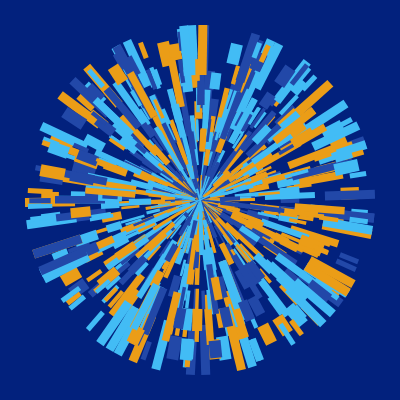
Frame 1 (no input)
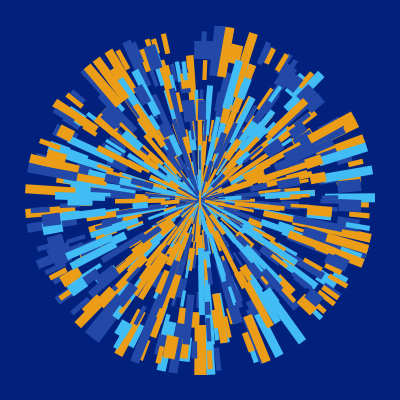
Frame 2 (the mouse pressed at the canvas centre, redrawn once)

The p5.js sketch that drew these frames (run headless with seeded random() and noise() and a simulated clock; the mouse was pressed at the canvas centre and the sketch redrawn once):

// p5.js sketch
// ── sketch.js
//like this  https://www.instagram.com/p/CaQNenfNUjY/?utm_medium=share_sheet

let c = ["#42bcf5", "#2248a8", "#eb9d17"];

function setup() {
  createCanvas(400, 400);
  rectMode(CENTER);
  angleMode(DEGREES);
  noLoop();
}

function draw() {
  background("#02217d");
  noStroke();
  translate(width / 2, height / 2);
  let outerR = 185;
  for (i = 0; i < 1440; i += 30) {

    for (j = 0; j < outerR; j += 30) {
      fill(random(c));
      
//       rotate(random(15, 30));
//       rect(0, j - 30, j / 35, 50);
      
      rotate(random(15, 30));
      rect(0, j - 30, j / 20, 50);
      
      rotate(random(15, 30));
      rect(0, j - 20, j / 35, random(15,25));
    }
    
    for (k = 0; k < outerR; k += 30) {
      fill(random(c));
      
      rotate(random(15, 30));
      rect(0, k - 30, k / 15, random(15,25));
  }
}
}
